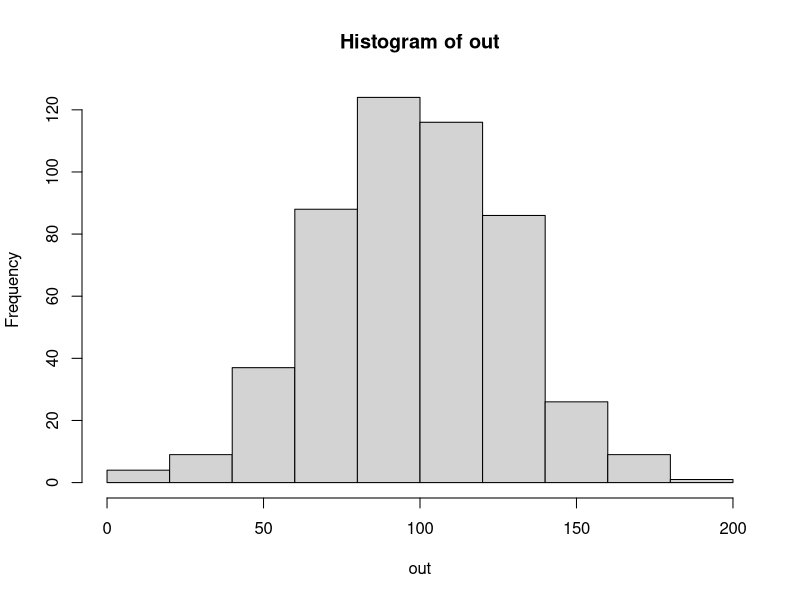

Source code (R):
########################
#Atomic vector part II

z<- vector(mode= "numeric", length = 0)
print(z)

z<- c(z, 5)
print(z)

#predefined length
z <- rep (0, 100)
length(z)

z<- rep (NA, 100)



typeof(z)

z[1] <- "Vermont"


head(z)


typeof(z)


my_vector <- runif (100)

my_names <- paste("species", seq(1:length(my_vector)), seq= "")
print(my_names)

names(my_vector)<- my_names
head(my_vector)
str(my_vector)

#using the rep function
rep(0.5, 6)
rep(x = 0.5, times = 6)

my_vec <- c (1, 2,3)

# repeat a vector
rep(x=my_vec, times = 2, each =2)

#sequencing vectors
seq( from = 2, to =4)
2:4 #shorthand

x <- seq(from =2, to=4, length=7) #evenly space with a final length

my_vec <- 1 : length(x) #common in oth languages
my_vec # slow!

#better in R
seq_along(my_vec)
#generating random vectors
runif(5) # gives us 5 values 0 to 1
# the params
runif(n=3, min =100, max=101)

set.seed(123) # takes any number
#gives you the same progression of random nums
runif(n=1, min=0, max=1)


# normal dists
out <- rnorm(n= 500, mean =100, sd =30)
hist(out)

#random sampling

long_vec <- seq_len(10)
sample(x=long_vec)
sample(x = long_vec, size = 10, replace = F)

#weighted smapling from a vec
weights <- c(rep(20,5), rep(100,5))
sample(x=long_vec, replace =TRUE, prob =weights)

#subsetting vectors
z <- c(3.1, 9.2, 1.3, 0.4, 7.5)
print(z)

z[-c(2,3)] #using vecs slice
# using logicals
z [z>3]
 z>3

# logical operators
# ! not
# & and (vector)
# | or (vector)
# xor(x,y)

X <- 1 :5
y <- c(1:3,7, 7)
x == 2 # equals
x != 2  #not equal

x ==5 & y ==7 # using and

x == 1 | y --7 # using or
x ==3 & y ==3 # and vs or
xor(x ==3, y ==5)


#missing values
set.seed (90)
z <- runif(10)
z <- 0.5
z[z < 0.5]
z[which (z < 0.5)]
zd <- c(z, NA, NA)
zd[zd < 0.5]
#dropping NAs with which to index
zd[which(zd < 0.5)]
which (zd < 0.5)
zd[11]

